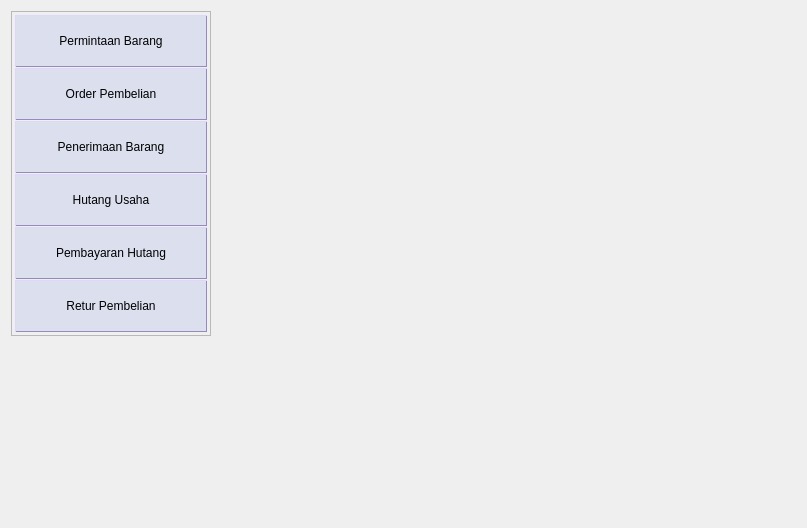
             <widget class="QWidget" name="st_Pembelian_Menu">
              <layout class="QGridLayout" name="igr_Pembelian_Menu">
               <item row="0" column="0">
                <widget class="QFrame" name="fr_Pembelian_Menu_Fmenu">
                 <property name="minimumSize">
                  <size>
                   <width>200</width>
                   <height>0</height>
                  </size>
                 </property>
                 <property name="maximumSize">
                  <size>
                   <width>200</width>
                   <height>16777215</height>
                  </size>
                 </property>
                 <property name="styleSheet">
                  <string notr="true">QPushButton{height:50px;border-width:1px;border-color:rgb(150, 137, 188);border-style:outset;border-radius:0px;background:rgb(220, 224, 238);}</string>
                 </property>
                 <property name="frameShape">
                  <enum>QFrame::StyledPanel</enum>
                 </property>
                 <property name="frameShadow">
                  <enum>QFrame::Raised</enum>
                 </property>
                 <layout class="QVBoxLayout" name="ivl_Pembelian_Menu_FMenu">
                  <property name="spacing">
                   <number>1</number>
                  </property>
                  <property name="margin">
                   <number>3</number>
                  </property>
                  <item>
                   <widget class="QPushButton" name="tb_Pembelian_PermintaanBarang">
                    <property name="text">
                     <string>Permintaan Barang</string>
                    </property>
                   </widget>
                  </item>
                  <item>
                   <widget class="QPushButton" name="tb_Pembelian_OrderPembelian">
                    <property name="text">
                     <string>Order Pembelian</string>
                    </property>
                   </widget>
                  </item>
                  <item>
                   <widget class="QPushButton" name="tb_Pembelian_Penerimaan">
                    <property name="text">
                     <string>Penerimaan Barang</string>
                    </property>
                   </widget>
                  </item>
                  <item>
                   <widget class="QPushButton" name="tb_Pembelian_HutangUsaha">
                    <property name="text">
                     <string>Hutang Usaha</string>
                    </property>
                   </widget>
                  </item>
                  <item>
                   <widget class="QPushButton" name="tb_Pembelian_PembayaranHutang">
                    <property name="text">
                     <string>Pembayaran Hutang</string>
                    </property>
                   </widget>
                  </item>
                  <item>
                   <widget class="QPushButton" name="tb_Pembelian_ReturPembelian">
                    <property name="text">
                     <string>Retur Pembelian</string>
                    </property>
                   </widget>
                  </item>
                 </layout>
                </widget>
               </item>
               <item row="0" column="1">
                <spacer name="hs_Pembelian_Menu">
                 <property name="orientation">
                  <enum>Qt::Horizontal</enum>
                 </property>
                 <property name="sizeHint" stdset="0">
                  <size>
                   <width>585</width>
                   <height>20</height>
                  </size>
                 </property>
                </spacer>
               </item>
               <item row="1" column="0">
                <spacer name="vs_Pembelian_Menu">
                 <property name="orientation">
                  <enum>Qt::Vertical</enum>
                 </property>
                 <property name="sizeHint" stdset="0">
                  <size>
                   <width>20</width>
                   <height>181</height>
                  </size>
                 </property>
                </spacer>
               </item>
              </layout>
             </widget>
